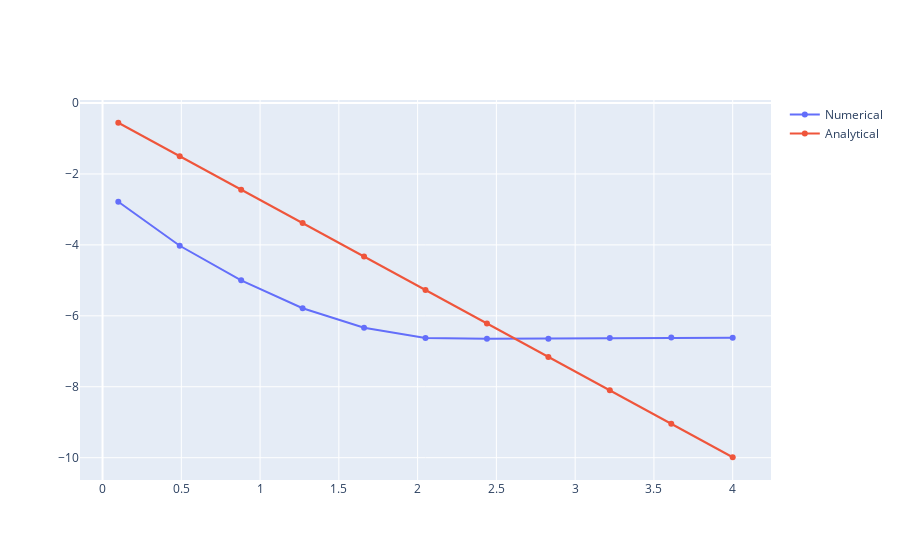

Write notebook code for a chart like this one.
### Code cell
import comfit as cf
import numpy as np
import plotly.graph_objects as go

qm = cf.QuantumMechanics(1, xlim=[-100,100], xRes=2001, dt=0.1)

v = 0.5
alpha=4
V0_values = np.linspace(0.6,4,11)
end_time = 50/v
tunneling_probability_array = np.zeros_like(V0_values)

for i in range(len(V0_values)):
    V0 = V0_values[i]
    print("V0:", V0)
    qm.conf_initial_condition_Gaussian(position=-20, width = 4, initial_velocity=v)
    # qm.V_ext = V0 * (np.tanh(qm.x) - np.tanh(qm.x - alpha)) / 2
    qm.V_ext = (qm.x > 0)*(qm.x<alpha) * V0
    qm.evolve_schrodinger(round(end_time/qm.dt))
    after_obstacle = qm.x > alpha
    tunneling_probability = np.sum(np.abs(qm.psi[after_obstacle])**2)*qm.dx
    print("Tunneling probability:", tunneling_probability)
    tunneling_probability_array[i] = tunneling_probability

E = 1/2*v**2
beta = np.sqrt(2*(V0-E))
analytical_tunnelling_probability = (16*E*(V0-E))/(V0**2)*np.exp(-2*beta*alpha_values)
fig = go.Figure()
fig.add_trace(go.Scatter(x=alpha_values, y=np.log10(tunneling_probability_array), mode='lines+markers', name='Numerical'))
fig.add_trace(go.Scatter(x=alpha_values, y=np.log10(analytical_tunnelling_probability), mode='lines+markers', name='Analytical'))

### Figure 1 — Plotly figure (JSON) as saved in the notebook; plotly's stock layout.template omitted (floating-point values rounded to 4 significant figures)
{"data": [{"mode": "lines+markers", "name": "Numerical", "type": "scatter", "x": [0.1, 0.49, 0.88, 1.27, 1.66, 2.05, 2.44, 2.83, 3.22, 3.61, 4], "y": [-2.785, -4.025, -4.999, -5.786, -6.334, -6.627, -6.649, -6.643, -6.623, -6.611, -6.621]}, {"mode": "lines+markers", "name": "Analytical", "type": "scatter", "x": [0.1, 0.49, 0.88, 1.27, 1.66, 2.05, 2.44, 2.83, 3.22, 3.61, 4], "y": [-0.5566, -1.5, -2.443, -3.386, -4.329, -5.272, -6.215, -7.158, -8.101, -9.044, -9.987]}], "layout": {}}
